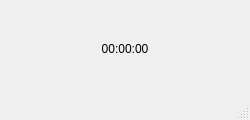
<?xml version="1.0" encoding="UTF-8"?>
<ui version="4.0">
 <class>MainWindow</class>
 <widget class="QMainWindow" name="MainWindow">
  <property name="geometry">
   <rect>
    <x>0</x>
    <y>0</y>
    <width>250</width>
    <height>120</height>
   </rect>
  </property>
  <property name="maximumSize">
   <size>
    <width>250</width>
    <height>300</height>
   </size>
  </property>
  <property name="windowTitle">
   <string>MainWindow</string>
  </property>
  <widget class="QWidget" name="centralwidget">
   <property name="maximumSize">
    <size>
     <width>250</width>
     <height>300</height>
    </size>
   </property>
   <layout class="QVBoxLayout" name="verticalLayout">
    <item>
     <widget class="QLabel" name="labelTimer">
      <property name="maximumSize">
       <size>
        <width>250</width>
        <height>300</height>
       </size>
      </property>
      <property name="text">
       <string>00:00:00</string>
      </property>
      <property name="alignment">
       <set>Qt::AlignmentFlag::AlignCenter</set>
      </property>
     </widget>
    </item>
   </layout>
  </widget>
  <widget class="QMenuBar" name="menubar">
   <property name="geometry">
    <rect>
     <x>0</x>
     <y>0</y>
     <width>250</width>
     <height>25</height>
    </rect>
   </property>
  </widget>
  <widget class="QStatusBar" name="statusbar"/>
 </widget>
 <resources/>
 <connections/>
</ui>
